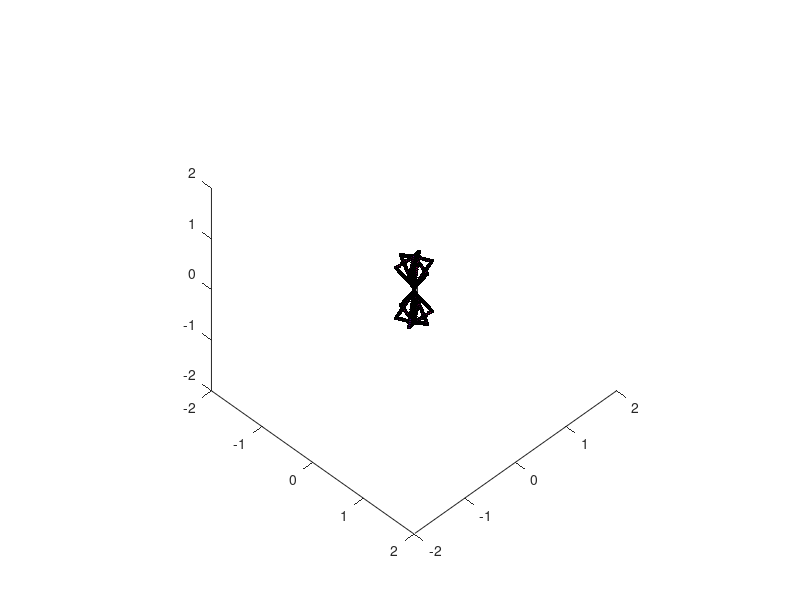

MATLAB code to generate this figure:
close all; clear; clc;
%%
Data    =   load('Basis.dat');
[N,~]   =   size(Data);
R       =   2;
%%
figure('WindowState','maximized')
view([45 45])
xlim([-1 +1]*R)
ylim([-1 +1]*R)
zlim([-1 +1]*R)
axis equal
% view([0 90])
hold on
for i=1:N
    plot3(Data(i,1),Data(i,2),Data(i,3),'.k','MarkerSize',10)
    plot3(Data(i,4),Data(i,5),Data(i,6),'.k','MarkerSize',10)
    plot3(Data(i,7),Data(i,8),Data(i,9),'.k','MarkerSize',10)
end
for i=1:N
    plot3([Data(i,1) Data(i,4)],[Data(i,2) Data(i,5)], ...
        [Data(i,3) Data(i,6)],'-r','LineWidth',1)
    plot3([Data(i,4) Data(i,7)],[Data(i,5) Data(i,8)], ...
        [Data(i,6) Data(i,9)],'-b','LineWidth',1)
end
for i=1:N
    if Data(i,10)~=0
        plot3([Data(i,1) Data(i,4)],[Data(i,2) Data(i,5)], ...
        [Data(i,3) Data(i,6)],'-g','LineWidth',1)
        plot3([Data(i,4) Data(i,7)],[Data(i,5) Data(i,8)], ...
        [Data(i,6) Data(i,9)],'-g','LineWidth',1)
        str = sprintf('%d', Data(i,10));
        text(Data(i,4),Data(i,5),Data(i,6),str)
    end
end
hold off
%%
